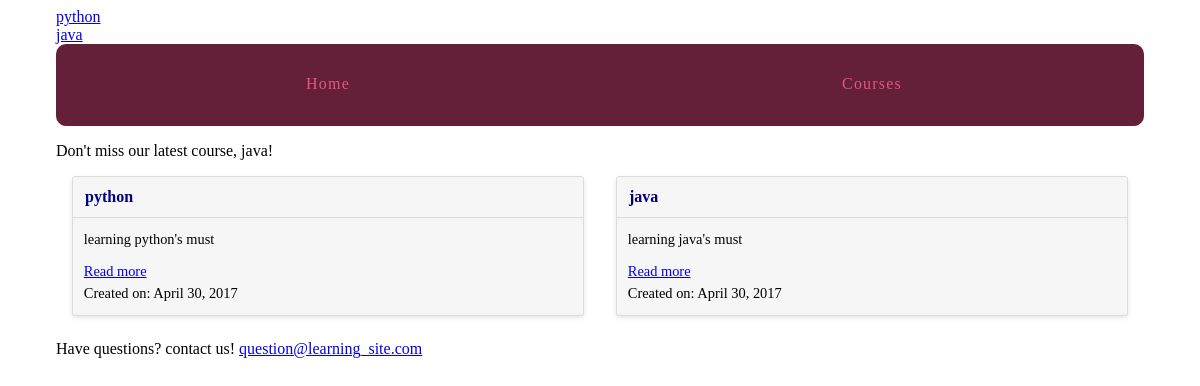
Before: /courses/ with the older database file.
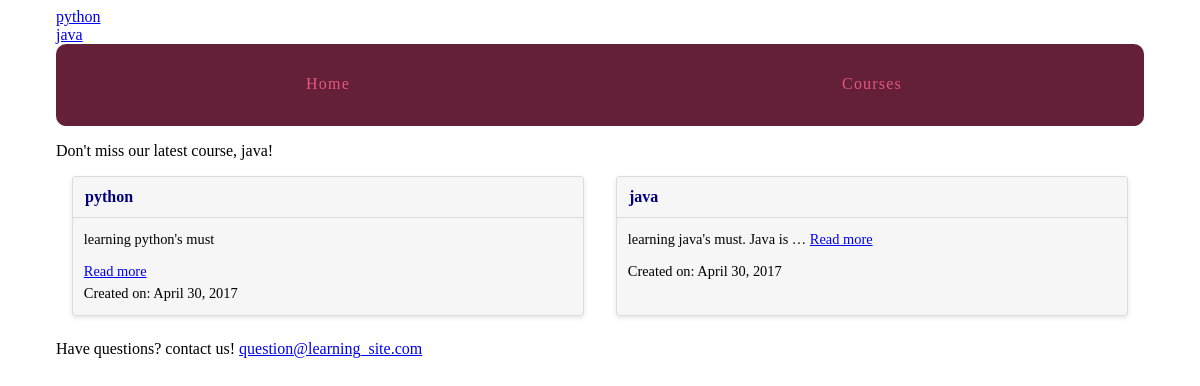
After: the same page with the newer database file.
### courses/models.py (models this page shows)
class Course(models.Model):
	created_at = models.DateTimeField(auto_now_add=True)
	title = models.CharField(max_length=255)
	description = models.TextField()
	def __str__(self):
		return self.title

### courses/views.py (the view)
def course_list(request):
	courses = Course.objects.all()
	email ="question@learning_site.com"
	return render(request, 'courses/course_list.html', {'courses':courses,
		                                              'email': email})

### courses/templatetags/course_extras.py (called while the page is built)
@register.simple_tag
def newest_course():
	return Course.objects.latest('created_at')

@register.inclusion_tag('courses/course_nav.html')
def nav_courses_list():
	courses = Course.objects.all()
	return {'courses':courses}

@register.filter('markdown_to_html')
def markdown_to_html(markdown_text):
	html_body = markdown2.markdown(markdown_text)
	return html_body

### courses/templates/courses/course_list.html (shortened to what this page needs)
{% extends "layout.html" %}
{%  load static from staticfiles %}
{%  load course_extras %}
{% block static %}  <link rel="stylesheet" href="{% static 'courses/css/courses.css' %}">  {% endblock %}
{% block content %}
<div class="cards">
      {%   for course in courses   %}
      <div class="card">
<header>  <a href="{% url 'courses:detail' pk=course.pk %}"> {{course.title}} </a> </header>
      <div class="card-copy">
      	{%  if course.description %}
             {{course.description|markdown_to_html|safe|truncatewords:5}}
             <a href="{%url 'courses:detail' pk=course.pk %}"> Read more</a>
         {%  endif %}
      <div> Created on: {{ course.created_at|date:"F j, Y"}} </div>
      </div>
     </div>
        {%  endfor %}
</div> Have questions? contact us!  {{email|urlize}}    </div>
{% endblock %}

### templates/layout.html (shortened to what this page needs)
{% load static from staticfiles %}
{% load course_extras %}
<!doctype html>
<html>
     <head>
         <link rel="stylesheet" href="{% static 'css/layout.css' %}">
         {% block static %}  {% endblock %}
     </head>
      <body>
      <div class="site-container">
        <div> {% nav_courses_list %}  </div>
      	<nav>
      		<a href="{% url 'views.hello_world' %}"> Home </a>
      		<a  href= "{% url 'courses:list' %} "> Courses</a>
      	</nav>
        <p> Don't miss our latest course, {% newest_course %}!</p>
      	{%  block content %}
      	{% endblock %}
      </body>
</html>

### courses/templates/courses/course_nav.html
{% for course in courses %}
   <div> <a href="{% url 'courses:detail' pk=course.pk %}"> {{course.title}}  </a>  </div>
{% endfor %}

Changed rows visible on the page:
changed Course "java": description "learning java's must" → "learning java's must. Java is …"
